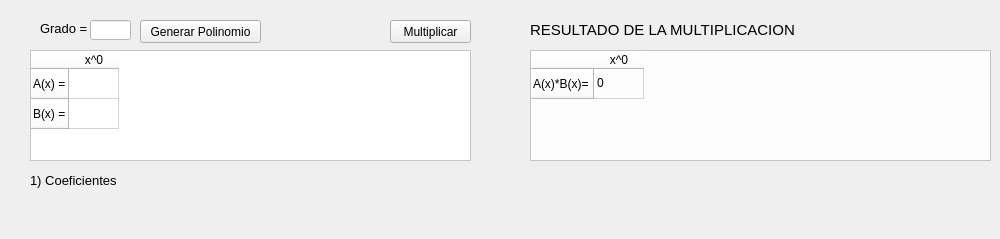
   <widget class="QWidget" name="tab_4">
    <attribute name="title">
     <string>d) FFT Iterativo en el que incluya el bit reverso</string>
    </attribute>
    <widget class="QLabel" name="lblGradoPx_4">
     <property name="geometry">
      <rect>
       <x>40</x>
       <y>20</y>
       <width>81</width>
       <height>16</height>
      </rect>
     </property>
     <property name="font">
      <font>
       <pointsize>10</pointsize>
      </font>
     </property>
     <property name="text">
      <string>Grado =</string>
     </property>
    </widget>
    <widget class="QPushButton" name="btnMulPol_4">
     <property name="geometry">
      <rect>
       <x>390</x>
       <y>20</y>
       <width>81</width>
       <height>23</height>
      </rect>
     </property>
     <property name="text">
      <string>Multiplicar</string>
     </property>
    </widget>
    <widget class="QTableWidget" name="tablaPol_4">
     <property name="geometry">
      <rect>
       <x>30</x>
       <y>50</y>
       <width>441</width>
       <height>111</height>
      </rect>
     </property>
     <property name="styleSheet">
      <string notr="true">background-color: rgb(255, 255, 255);</string>
     </property>
     <attribute name="horizontalHeaderDefaultSectionSize">
      <number>50</number>
     </attribute>
     <row>
      <property name="text">
       <string>A(x) =</string>
      </property>
     </row>
     <row>
      <property name="text">
       <string>B(x) =</string>
      </property>
     </row>
     <column>
      <property name="text">
       <string>x^0</string>
      </property>
     </column>
    </widget>
    <widget class="QPushButton" name="btnGenerarPol_4">
     <property name="geometry">
      <rect>
       <x>140</x>
       <y>20</y>
       <width>121</width>
       <height>23</height>
      </rect>
     </property>
     <property name="text">
      <string>Generar Polinomio</string>
     </property>
    </widget>
    <widget class="QLabel" name="lblResultadoMatriz_20">
     <property name="geometry">
      <rect>
       <x>530</x>
       <y>20</y>
       <width>341</width>
       <height>20</height>
      </rect>
     </property>
     <property name="font">
      <font>
       <pointsize>11</pointsize>
      </font>
     </property>
     <property name="text">
      <string>RESULTADO DE LA MULTIPLICACION</string>
     </property>
    </widget>
    <widget class="QTableWidget" name="tablaResultado_4">
     <property name="geometry">
      <rect>
       <x>530</x>
       <y>50</y>
       <width>461</width>
       <height>111</height>
      </rect>
     </property>
     <property name="styleSheet">
      <string notr="true">background-color: rgb(253, 253, 253);</string>
     </property>
     <attribute name="horizontalHeaderDefaultSectionSize">
      <number>50</number>
     </attribute>
     <row>
      <property name="text">
       <string>A(x)*B(x)=</string>
      </property>
     </row>
     <column>
      <property name="text">
       <string>x^0</string>
      </property>
     </column>
     <item row="0" column="0">
      <property name="text">
       <string>0</string>
      </property>
     </item>
    </widget>
    <widget class="QLineEdit" name="txtGradoPol_4">
     <property name="geometry">
      <rect>
       <x>90</x>
       <y>20</y>
       <width>41</width>
       <height>20</height>
      </rect>
     </property>
     <property name="styleSheet">
      <string notr="true">background-color: rgb(255, 255, 255);</string>
     </property>
    </widget>
    <widget class="QLabel" name="lblVectorB_4">
     <property name="geometry">
      <rect>
       <x>40</x>
       <y>210</y>
       <width>121</width>
       <height>20</height>
      </rect>
     </property>
     <property name="text">
      <string/>
     </property>
    </widget>
    <widget class="QLabel" name="lblVectorA_4">
     <property name="geometry">
      <rect>
       <x>40</x>
       <y>190</y>
       <width>121</width>
       <height>20</height>
      </rect>
     </property>
     <property name="text">
      <string/>
     </property>
    </widget>
    <widget class="QLabel" name="lblResultadoMatriz_21">
     <property name="geometry">
      <rect>
       <x>30</x>
       <y>170</y>
       <width>121</width>
       <height>20</height>
      </rect>
     </property>
     <property name="font">
      <font>
       <pointsize>10</pointsize>
      </font>
     </property>
     <property name="text">
      <string>1) Coeficientes</string>
     </property>
    </widget>
   </widget>
